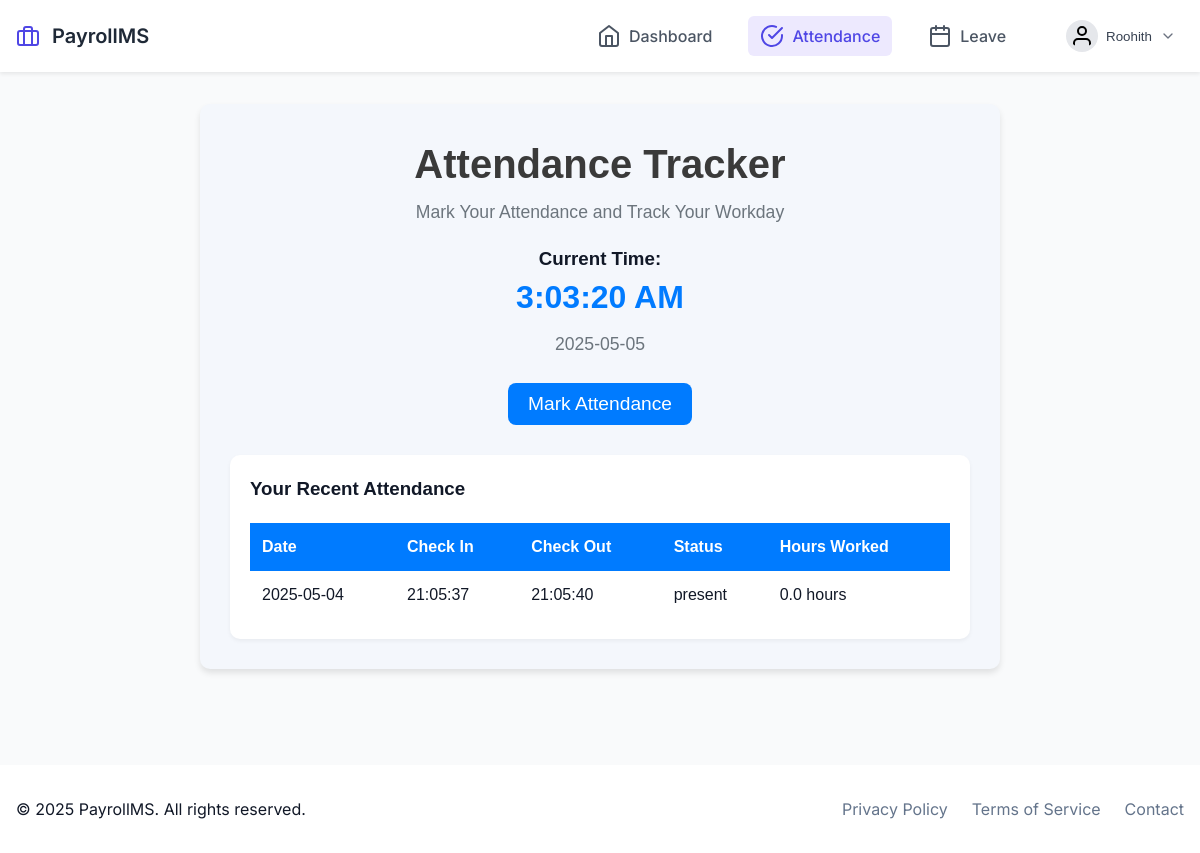
Page /attendance/record (signed in) on the earlier database version.
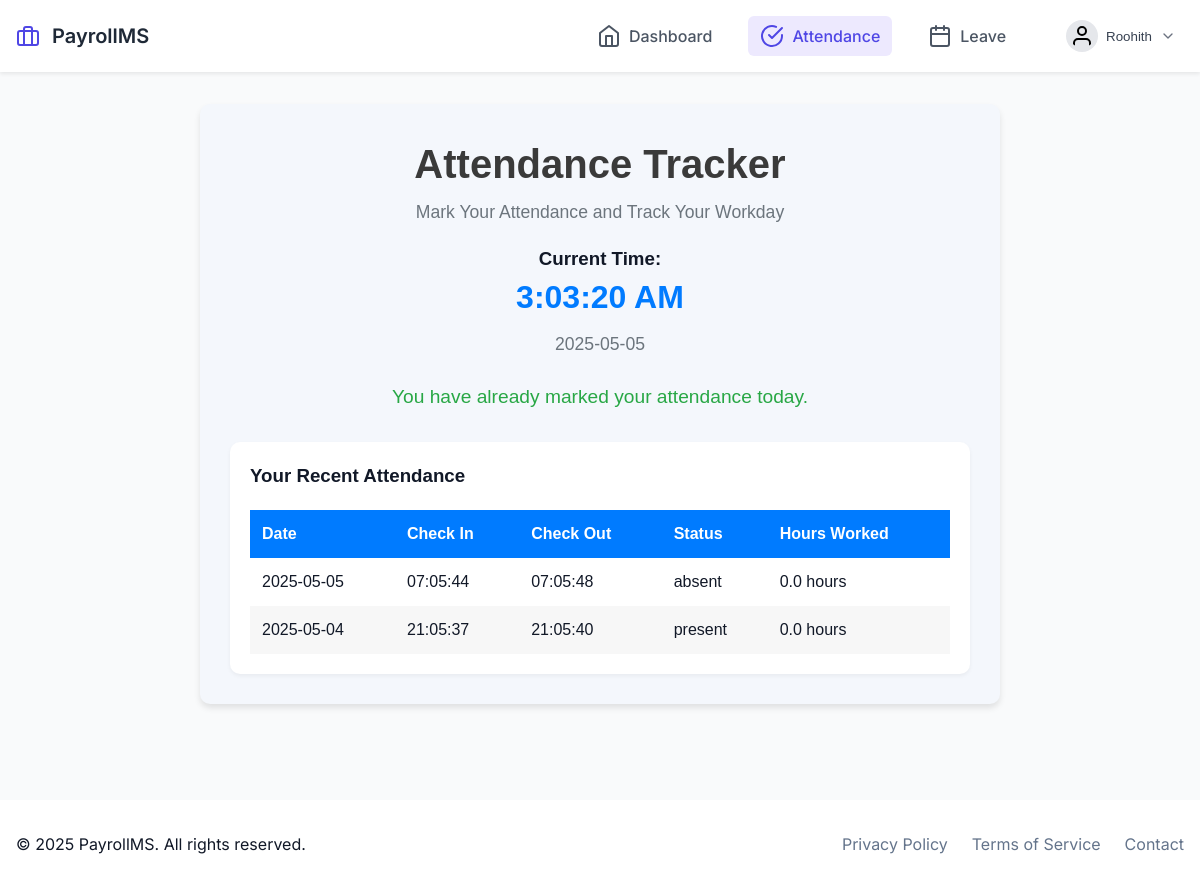
Same page on the later database version.
### src/models/attendance.py (models this page shows, shortened)
class Attendance(db.Model):
    __tablename__ = 'attendance'
    id: int = db.Column(db.Integer, primary_key=True)
    employee_id: int = db.Column(db.Integer, db.ForeignKey('employee.id'), nullable=False)
    date: date = db.Column(db.Date, nullable=False)
    time_in: datetime = db.Column(db.DateTime, nullable=False)
    time_out: Optional[datetime] = db.Column(db.DateTime)
    status: str = db.Column(db.String(20), default='present')
    employee = db.relationship('Employee', backref=db.backref('attendances', lazy=True))

### src/routes/attendance.py (the view, shortened to what this page needs)
@attendance_bp.route('/record', methods=['GET', 'POST'])
@login_required
def record():
    today = date.today()
    employee_id = session.get('user_id')
    today_attendance = Attendance.query.filter_by(
        employee_id=employee_id,
        date=today
    ).first()
    attendance_history = Attendance.query.filter_by(
        employee_id=employee_id
    ).order_by(Attendance.date.desc()).limit(10).all()
    return render_template('attendance/record.html',
                         today=today,
                         today_attendance=today_attendance,
                         attendance_history=attendance_history)

### src/app.py (called while the page is built)
def create_app():
    app = Flask(__name__)
    app.config.from_object(Config)
    init_app(app)
    from .routes import init_routes
    init_routes(app)
    @app.context_processor
    def utility_processor():
        return {
            'now': datetime.now()
        }
    @app.route('/')
    def home():
        return render_template('home.html')
    return app

### src/routes/auth.py (called while the page is built)
def login_required(f: Callable) -> Callable:
    @wraps(f)
    def decorated_function(*args: Any, **kwargs: Any) -> Union[Response, Any]:
        if 'user_id' not in session:
            flash('Please log in first.', 'danger')
            return redirect(url_for('auth.login'))
        return f(*args, **kwargs)
    return decorated_function

### src/templates/attendance/record.html (shortened to what this page needs)
{% extends "base.html" %}
{% block content %}
<div class="attendance-record-container">
    <div class="header">
        <h1>Attendance Tracker</h1>
        <p class="subheading">Mark Your Attendance and Track Your Workday</p>
    </div>
    <div class="time-info">
        <h3>Current Time:</h3>
        <div class="clock">
            <span id="clock">00:00:00</span>
        </div>
        <p class="date-text">{{ today }}</p>
    </div>
    <div class="attendance-status-container">
        <form method="POST" class="attendance-form">
            <div class="status-message">
                {% if today_attendance %}
                    <p class="status-text positive">You have already marked your attendance today.</p>
                {% else %}
                    <button type="submit" name="action" value="checkin" class="btn-checkin">Mark Attendance</button>
                {% endif %}
            </div>
        </form>
    </div>
    <div class="attendance-history">
        <h3>Your Recent Attendance</h3>
        <table class="attendance-table">
            <thead>
                <tr>
                    <th>Date</th>
                    <th>Check In</th>
                    <th>Check Out</th>
                    <th>Status</th>
                    <th>Hours Worked</th>
                </tr>
            </thead>
            <tbody>
                {% for record in attendance_history %}
                <tr>
                    <td>{{ record.date }}</td>
                    <td>{{ record.time_in.strftime('%H:%M:%S') }}</td>
                    <td>{{ record.time_out.strftime('%H:%M:%S') if record.time_out else 'Not checked out' }}</td>
                    <td>{{ record.status }}</td>
                    <td>
                        {% if record.time_out %}
                            {% set duration = (record.time_out - record.time_in).total_seconds() / 3600 %}
                            {{ duration|round(2) }} hours
                        {% else %}
                            Not checked out
                        {% endif %}
                    </td>
                </tr>
                {% endfor %}
            </tbody>
        </table>
    </div>
</div>
{% endblock %}

Differences in the rows shown:
added Attendance: date "2025-05-05", time_in "07:05:44", time_out "07:05:48", status "absent", duration "0.0"
Other differences:
text no longer shown: "Mark Attendance"
text now shown: "You have already marked your attendance today."
